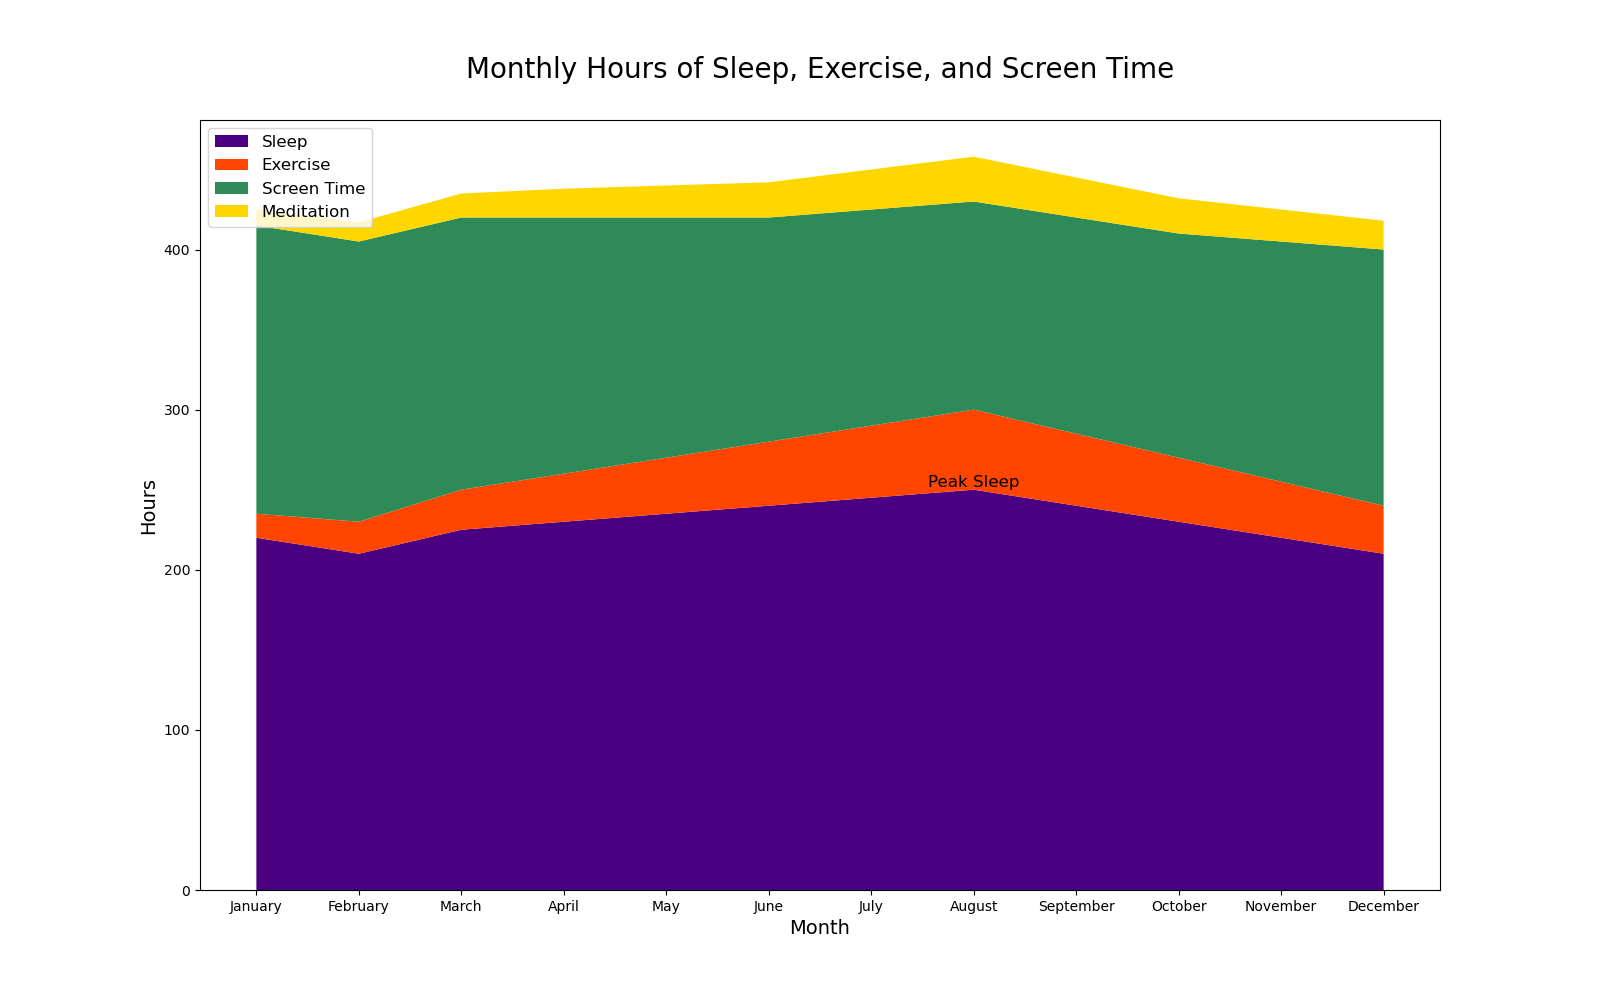

Recreate this plot in Python.

import matplotlib.pyplot as plt

months = ['January', 'February', 'March', 'April', 'May', 'June',
          'July', 'August', 'September', 'October', 'November', 'December']
sleep = [220, 210, 225, 230, 235, 240, 245, 250, 240, 230, 220, 210]
exercise = [15, 20, 25, 30, 35, 40, 45, 50, 45, 40, 35, 30]
screen_time = [180, 175, 170, 160, 150, 140, 135, 130, 135, 140, 150, 160]
meditation = [10, 12, 15, 18, 20, 22, 25, 28, 25, 22, 20, 18]

plt.figure(figsize=(16, 10))
plt.stackplot(months, sleep, exercise, screen_time, meditation, 
              colors=['#4B0082', '#FF4500', '#2E8B57', '#FFD700'])

plt.title('Monthly Hours of Sleep, Exercise, and Screen Time', fontsize=20, pad=30)
plt.xlabel('Month', fontsize=14)
plt.ylabel('Hours', fontsize=14)

peak_sleep_month = months[sleep.index(max(sleep))]
peak_sleep_value = max(sleep)
plt.text(peak_sleep_month, peak_sleep_value, 'Peak Sleep', ha='center', va='bottom', fontsize=12, color='black')

plt.legend(['Sleep', 'Exercise', 'Screen Time', 'Meditation'], loc='upper left', fontsize=12)
plt.show()
